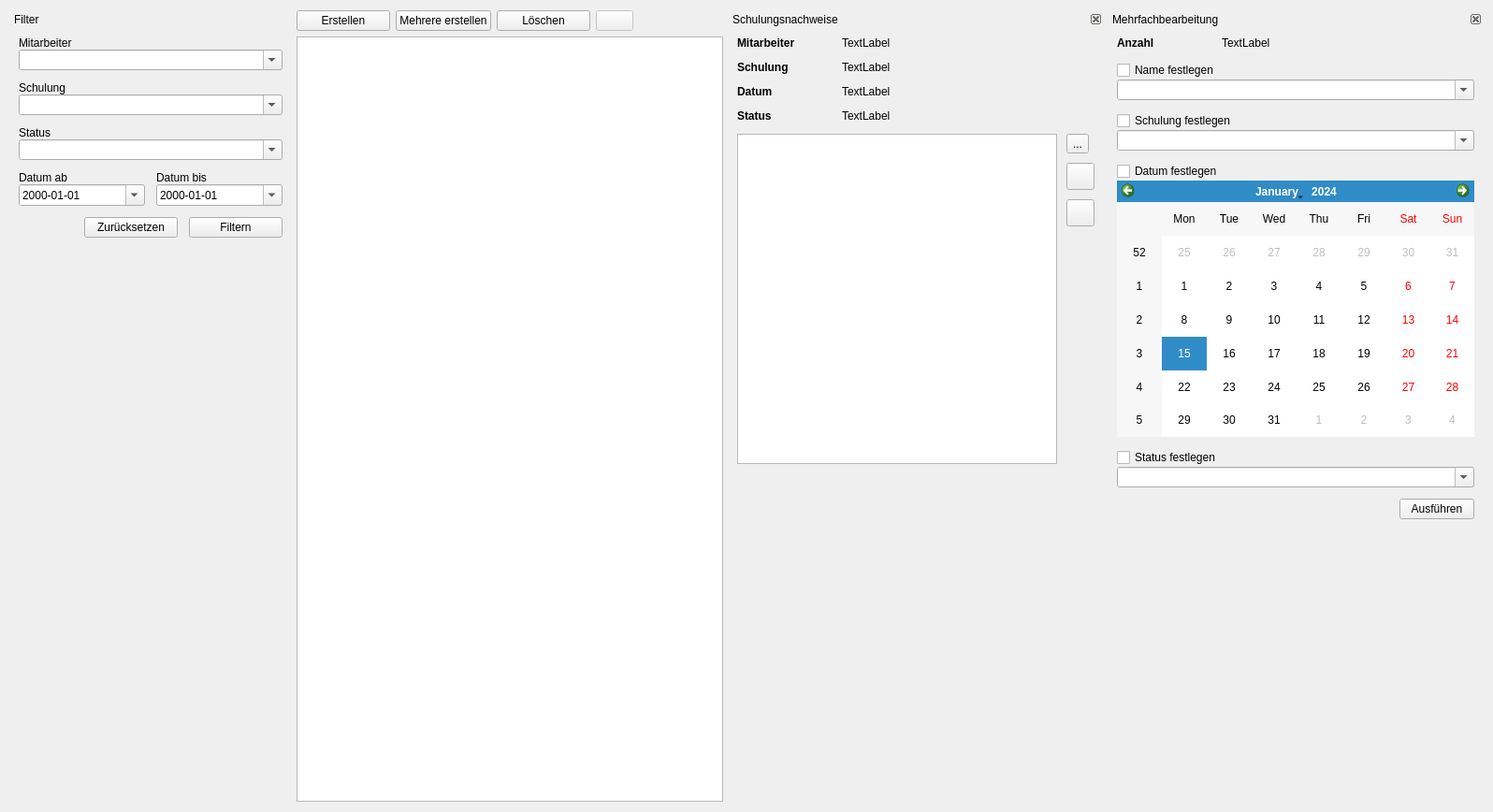
<?xml version="1.0" encoding="UTF-8"?>
<ui version="4.0">
 <class>QMTrainDataWidget</class>
 <widget class="QWidget" name="QMTrainDataWidget">
  <property name="geometry">
   <rect>
    <x>0</x>
    <y>0</y>
    <width>1596</width>
    <height>868</height>
   </rect>
  </property>
  <property name="windowTitle">
   <string>Schulungen</string>
  </property>
  <layout class="QGridLayout" name="gridLayout">
   <item row="0" column="0">
    <widget class="QDockWidget" name="dockWidget">
     <property name="minimumSize">
      <size>
       <width>300</width>
       <height>356</height>
      </size>
     </property>
     <property name="maximumSize">
      <size>
       <width>300</width>
       <height>524287</height>
      </size>
     </property>
     <property name="features">
      <set>QDockWidget::DockWidgetMovable</set>
     </property>
     <property name="allowedAreas">
      <set>Qt::LeftDockWidgetArea</set>
     </property>
     <property name="windowTitle">
      <string>Filter</string>
     </property>
     <widget class="QWidget" name="dockWidgetContents_4">
      <layout class="QVBoxLayout" name="verticalLayout_15">
       <property name="spacing">
        <number>12</number>
       </property>
       <item>
        <layout class="QVBoxLayout" name="verticalLayout_14">
         <property name="spacing">
          <number>0</number>
         </property>
         <item>
          <widget class="QLabel" name="label_2">
           <property name="text">
            <string>Mitarbeiter</string>
           </property>
          </widget>
         </item>
         <item>
          <widget class="QComboBox" name="cbFilterEmployee">
           <property name="sizePolicy">
            <sizepolicy hsizetype="Preferred" vsizetype="Preferred">
             <horstretch>0</horstretch>
             <verstretch>0</verstretch>
            </sizepolicy>
           </property>
           <property name="maximumSize">
            <size>
             <width>300</width>
             <height>16777215</height>
            </size>
           </property>
           <property name="editable">
            <bool>true</bool>
           </property>
           <property name="maxVisibleItems">
            <number>20</number>
           </property>
           <property name="insertPolicy">
            <enum>QComboBox::NoInsert</enum>
           </property>
           <property name="sizeAdjustPolicy">
            <enum>QComboBox::AdjustToContentsOnFirstShow</enum>
           </property>
          </widget>
         </item>
        </layout>
       </item>
       <item>
        <layout class="QVBoxLayout" name="verticalLayout_13">
         <property name="spacing">
          <number>0</number>
         </property>
         <item>
          <widget class="QLabel" name="label_3">
           <property name="text">
            <string>Schulung</string>
           </property>
          </widget>
         </item>
         <item>
          <widget class="QComboBox" name="cbFilterTrain">
           <property name="sizePolicy">
            <sizepolicy hsizetype="Preferred" vsizetype="Preferred">
             <horstretch>0</horstretch>
             <verstretch>0</verstretch>
            </sizepolicy>
           </property>
           <property name="maximumSize">
            <size>
             <width>300</width>
             <height>16777215</height>
            </size>
           </property>
           <property name="editable">
            <bool>true</bool>
           </property>
           <property name="maxVisibleItems">
            <number>20</number>
           </property>
           <property name="insertPolicy">
            <enum>QComboBox::NoInsert</enum>
           </property>
           <property name="sizeAdjustPolicy">
            <enum>QComboBox::AdjustToContentsOnFirstShow</enum>
           </property>
          </widget>
         </item>
        </layout>
       </item>
       <item>
        <layout class="QVBoxLayout" name="verticalLayout_12">
         <property name="spacing">
          <number>0</number>
         </property>
         <item>
          <widget class="QLabel" name="label_4">
           <property name="text">
            <string>Status</string>
           </property>
          </widget>
         </item>
         <item>
          <widget class="QComboBox" name="cbFilterState">
           <property name="sizePolicy">
            <sizepolicy hsizetype="Preferred" vsizetype="Preferred">
             <horstretch>0</horstretch>
             <verstretch>0</verstretch>
            </sizepolicy>
           </property>
           <property name="maximumSize">
            <size>
             <width>300</width>
             <height>16777215</height>
            </size>
           </property>
           <property name="editable">
            <bool>true</bool>
           </property>
           <property name="maxVisibleItems">
            <number>20</number>
           </property>
           <property name="insertPolicy">
            <enum>QComboBox::NoInsert</enum>
           </property>
           <property name="sizeAdjustPolicy">
            <enum>QComboBox::AdjustToContentsOnFirstShow</enum>
           </property>
          </widget>
         </item>
        </layout>
       </item>
       <item>
        <layout class="QHBoxLayout" name="horizontalLayout_10">
         <item>
          <layout class="QVBoxLayout" name="verticalLayout_10">
           <property name="spacing">
            <number>0</number>
           </property>
           <item>
            <widget class="QLabel" name="label_7">
             <property name="text">
              <string>Datum ab</string>
             </property>
            </widget>
           </item>
           <item>
            <widget class="QDateEdit" name="deDateFilterFrom">
             <property name="sizePolicy">
              <sizepolicy hsizetype="Preferred" vsizetype="Preferred">
               <horstretch>0</horstretch>
               <verstretch>0</verstretch>
              </sizepolicy>
             </property>
             <property name="displayFormat">
              <string>yyyy-MM-dd</string>
             </property>
             <property name="calendarPopup">
              <bool>true</bool>
             </property>
            </widget>
           </item>
          </layout>
         </item>
         <item>
          <layout class="QVBoxLayout" name="verticalLayout_11">
           <property name="spacing">
            <number>0</number>
           </property>
           <item>
            <widget class="QLabel" name="label_8">
             <property name="text">
              <string>Datum bis</string>
             </property>
            </widget>
           </item>
           <item>
            <widget class="QDateEdit" name="deDateFilterTo">
             <property name="sizePolicy">
              <sizepolicy hsizetype="Preferred" vsizetype="Preferred">
               <horstretch>0</horstretch>
               <verstretch>0</verstretch>
              </sizepolicy>
             </property>
             <property name="displayFormat">
              <string>yyyy-MM-dd</string>
             </property>
             <property name="calendarPopup">
              <bool>true</bool>
             </property>
            </widget>
           </item>
          </layout>
         </item>
        </layout>
       </item>
       <item>
        <layout class="QHBoxLayout" name="horizontalLayout_9">
         <item>
          <spacer name="horizontalSpacer">
           <property name="orientation">
            <enum>Qt::Horizontal</enum>
           </property>
           <property name="sizeHint" stdset="0">
            <size>
             <width>40</width>
             <height>20</height>
            </size>
           </property>
          </spacer>
         </item>
         <item>
          <widget class="QPushButton" name="tbFilterReset">
           <property name="minimumSize">
            <size>
             <width>100</width>
             <height>0</height>
            </size>
           </property>
           <property name="toolTip">
            <string>Filter zurücksetzen</string>
           </property>
           <property name="text">
            <string>Zurücksetzen</string>
           </property>
           <property name="icon">
            <iconset resource="../rcs/icons.qrc">
             <normaloff>:/icons/icons/edit-reset.svg</normaloff>:/icons/icons/edit-reset.svg</iconset>
           </property>
           <property name="iconSize">
            <size>
             <width>22</width>
             <height>22</height>
            </size>
           </property>
          </widget>
         </item>
         <item>
          <widget class="QPushButton" name="tbFilter">
           <property name="minimumSize">
            <size>
             <width>100</width>
             <height>0</height>
            </size>
           </property>
           <property name="toolTip">
            <string>Daten filtern</string>
           </property>
           <property name="text">
            <string>Filtern</string>
           </property>
           <property name="icon">
            <iconset resource="../rcs/icons.qrc">
             <normaloff>:/icons/icons/view-filter.svg</normaloff>:/icons/icons/view-filter.svg</iconset>
           </property>
           <property name="iconSize">
            <size>
             <width>22</width>
             <height>22</height>
            </size>
           </property>
          </widget>
         </item>
        </layout>
       </item>
       <item>
        <spacer name="verticalSpacer_5">
         <property name="orientation">
          <enum>Qt::Vertical</enum>
         </property>
         <property name="sizeHint" stdset="0">
          <size>
           <width>20</width>
           <height>40</height>
          </size>
         </property>
        </spacer>
       </item>
      </layout>
     </widget>
    </widget>
   </item>
   <item row="0" column="1">
    <layout class="QVBoxLayout" name="verticalLayout_3">
     <property name="rightMargin">
      <number>0</number>
     </property>
     <item>
      <layout class="QHBoxLayout" name="horizontalLayout">
       <item>
        <widget class="QPushButton" name="pbAddSingle">
         <property name="minimumSize">
          <size>
           <width>100</width>
           <height>0</height>
          </size>
         </property>
         <property name="toolTip">
          <string>Neuen Eintrag hinzufügen</string>
         </property>
         <property name="text">
          <string>Erstellen</string>
         </property>
         <property name="icon">
          <iconset resource="../rcs/icons.qrc">
           <normaloff>:/icons/icons/list-add.svg</normaloff>:/icons/icons/list-add.svg</iconset>
         </property>
         <property name="iconSize">
          <size>
           <width>22</width>
           <height>22</height>
          </size>
         </property>
        </widget>
       </item>
       <item>
        <widget class="QPushButton" name="pbAddMultiple">
         <property name="minimumSize">
          <size>
           <width>100</width>
           <height>0</height>
          </size>
         </property>
         <property name="text">
          <string>Mehrere erstellen</string>
         </property>
         <property name="icon">
          <iconset resource="../rcs/icons.qrc">
           <normaloff>:/icons/icons/view-list-details.svg</normaloff>:/icons/icons/view-list-details.svg</iconset>
         </property>
         <property name="iconSize">
          <size>
           <width>22</width>
           <height>22</height>
          </size>
         </property>
        </widget>
       </item>
       <item>
        <widget class="QPushButton" name="pbDeleteSelected">
         <property name="minimumSize">
          <size>
           <width>100</width>
           <height>0</height>
          </size>
         </property>
         <property name="toolTip">
          <string>Ausgewählt Einträge löschen</string>
         </property>
         <property name="text">
          <string>Löschen</string>
         </property>
         <property name="icon">
          <iconset resource="../rcs/icons.qrc">
           <normaloff>:/icons/icons/list-remove.svg</normaloff>:/icons/icons/list-remove.svg</iconset>
         </property>
         <property name="iconSize">
          <size>
           <width>22</width>
           <height>22</height>
          </size>
         </property>
        </widget>
       </item>
       <item>
        <widget class="QPushButton" name="tbImportCsv">
         <property name="enabled">
          <bool>false</bool>
         </property>
         <property name="toolTip">
          <string>Import von Daten aus einer CSV-Datei</string>
         </property>
         <property name="text">
          <string/>
         </property>
         <property name="icon">
          <iconset resource="../rcs/icons.qrc">
           <normaloff>:/icons/icons/text-csv.svg</normaloff>:/icons/icons/text-csv.svg</iconset>
         </property>
         <property name="iconSize">
          <size>
           <width>22</width>
           <height>22</height>
          </size>
         </property>
        </widget>
       </item>
       <item>
        <spacer name="horizontalSpacer_3">
         <property name="orientation">
          <enum>Qt::Horizontal</enum>
         </property>
         <property name="sizeHint" stdset="0">
          <size>
           <width>40</width>
           <height>20</height>
          </size>
         </property>
        </spacer>
       </item>
      </layout>
     </item>
     <item>
      <widget class="QTableView" name="tvTrainData">
       <property name="selectionMode">
        <enum>QAbstractItemView::ExtendedSelection</enum>
       </property>
       <property name="selectionBehavior">
        <enum>QAbstractItemView::SelectRows</enum>
       </property>
       <property name="sortingEnabled">
        <bool>true</bool>
       </property>
       <attribute name="horizontalHeaderDefaultSectionSize">
        <number>200</number>
       </attribute>
       <attribute name="horizontalHeaderShowSortIndicator" stdset="0">
        <bool>true</bool>
       </attribute>
      </widget>
     </item>
    </layout>
   </item>
   <item row="0" column="2">
    <widget class="QDockWidget" name="dwTrainDataCertificates">
     <property name="sizePolicy">
      <sizepolicy hsizetype="Preferred" vsizetype="Preferred">
       <horstretch>0</horstretch>
       <verstretch>0</verstretch>
      </sizepolicy>
     </property>
     <property name="minimumSize">
      <size>
       <width>400</width>
       <height>400</height>
      </size>
     </property>
     <property name="maximumSize">
      <size>
       <width>400</width>
       <height>524287</height>
      </size>
     </property>
     <property name="features">
      <set>QDockWidget::DockWidgetClosable</set>
     </property>
     <property name="allowedAreas">
      <set>Qt::RightDockWidgetArea</set>
     </property>
     <property name="windowTitle">
      <string>Schulungsnachweise</string>
     </property>
     <widget class="QWidget" name="dockWidgetContents">
      <layout class="QVBoxLayout" name="verticalLayout_4">
       <property name="spacing">
        <number>12</number>
       </property>
       <item>
        <layout class="QHBoxLayout" name="horizontalLayout_2">
         <item>
          <widget class="QLabel" name="label">
           <property name="maximumSize">
            <size>
             <width>100</width>
             <height>16777215</height>
            </size>
           </property>
           <property name="font">
            <font>
             <weight>75</weight>
             <bold>true</bold>
            </font>
           </property>
           <property name="text">
            <string>Mitarbeiter</string>
           </property>
          </widget>
         </item>
         <item>
          <widget class="QLabel" name="laEmployeeName">
           <property name="text">
            <string>TextLabel</string>
           </property>
          </widget>
         </item>
        </layout>
       </item>
       <item>
        <layout class="QHBoxLayout" name="horizontalLayout_4">
         <item>
          <widget class="QLabel" name="label_5">
           <property name="maximumSize">
            <size>
             <width>100</width>
             <height>16777215</height>
            </size>
           </property>
           <property name="font">
            <font>
             <weight>75</weight>
             <bold>true</bold>
            </font>
           </property>
           <property name="text">
            <string>Schulung</string>
           </property>
          </widget>
         </item>
         <item>
          <widget class="QLabel" name="laTraining">
           <property name="text">
            <string>TextLabel</string>
           </property>
          </widget>
         </item>
        </layout>
       </item>
       <item>
        <layout class="QHBoxLayout" name="horizontalLayout_5">
         <item>
          <widget class="QLabel" name="label_10">
           <property name="maximumSize">
            <size>
             <width>100</width>
             <height>16777215</height>
            </size>
           </property>
           <property name="font">
            <font>
             <weight>75</weight>
             <bold>true</bold>
            </font>
           </property>
           <property name="text">
            <string>Datum</string>
           </property>
          </widget>
         </item>
         <item>
          <widget class="QLabel" name="laDate">
           <property name="text">
            <string>TextLabel</string>
           </property>
          </widget>
         </item>
        </layout>
       </item>
       <item>
        <layout class="QHBoxLayout" name="horizontalLayout_6">
         <item>
          <widget class="QLabel" name="label_12">
           <property name="maximumSize">
            <size>
             <width>100</width>
             <height>16777215</height>
            </size>
           </property>
           <property name="font">
            <font>
             <weight>75</weight>
             <bold>true</bold>
            </font>
           </property>
           <property name="text">
            <string>Status</string>
           </property>
          </widget>
         </item>
         <item>
          <widget class="QLabel" name="laState">
           <property name="text">
            <string>TextLabel</string>
           </property>
          </widget>
         </item>
        </layout>
       </item>
       <item>
        <layout class="QHBoxLayout" name="horizontalLayout_3">
         <property name="spacing">
          <number>10</number>
         </property>
         <item>
          <widget class="QTableView" name="tvCertificates">
           <property name="sizePolicy">
            <sizepolicy hsizetype="Expanding" vsizetype="Minimum">
             <horstretch>0</horstretch>
             <verstretch>0</verstretch>
            </sizepolicy>
           </property>
           <property name="minimumSize">
            <size>
             <width>0</width>
             <height>200</height>
            </size>
           </property>
           <property name="editTriggers">
            <set>QAbstractItemView::NoEditTriggers</set>
           </property>
           <property name="selectionMode">
            <enum>QAbstractItemView::SingleSelection</enum>
           </property>
           <property name="selectionBehavior">
            <enum>QAbstractItemView::SelectRows</enum>
           </property>
           <property name="showGrid">
            <bool>false</bool>
           </property>
           <property name="gridStyle">
            <enum>Qt::NoPen</enum>
           </property>
           <attribute name="horizontalHeaderVisible">
            <bool>false</bool>
           </attribute>
           <attribute name="horizontalHeaderDefaultSectionSize">
            <number>300</number>
           </attribute>
           <attribute name="horizontalHeaderStretchLastSection">
            <bool>true</bool>
           </attribute>
           <attribute name="verticalHeaderVisible">
            <bool>true</bool>
           </attribute>
          </widget>
         </item>
         <item>
          <layout class="QVBoxLayout" name="verticalLayout_2">
           <item>
            <widget class="QToolButton" name="tbAddCertificate">
             <property name="text">
              <string>...</string>
             </property>
             <property name="icon">
              <iconset resource="../rcs/icons.qrc">
               <normaloff>:/icons/icons/list-add.svg</normaloff>:/icons/icons/list-add.svg</iconset>
             </property>
             <property name="iconSize">
              <size>
               <width>22</width>
               <height>22</height>
              </size>
             </property>
            </widget>
           </item>
           <item>
            <widget class="QToolButton" name="tbRemoveCertificate">
             <property name="text">
              <string/>
             </property>
             <property name="icon">
              <iconset resource="../rcs/icons.qrc">
               <normaloff>:/icons/icons/list-remove.svg</normaloff>:/icons/icons/list-remove.svg</iconset>
             </property>
             <property name="iconSize">
              <size>
               <width>22</width>
               <height>22</height>
              </size>
             </property>
            </widget>
           </item>
           <item>
            <widget class="QToolButton" name="tbShowCert">
             <property name="toolTip">
              <string>Im Nachweisdialog suchen</string>
             </property>
             <property name="text">
              <string/>
             </property>
             <property name="icon">
              <iconset resource="../rcs/icons.qrc">
               <normaloff>:/icons/icons/document-preview-archive.svg</normaloff>:/icons/icons/document-preview-archive.svg</iconset>
             </property>
             <property name="iconSize">
              <size>
               <width>22</width>
               <height>22</height>
              </size>
             </property>
            </widget>
           </item>
           <item>
            <spacer name="verticalSpacer_2">
             <property name="orientation">
              <enum>Qt::Vertical</enum>
             </property>
             <property name="sizeType">
              <enum>QSizePolicy::MinimumExpanding</enum>
             </property>
             <property name="sizeHint" stdset="0">
              <size>
               <width>20</width>
               <height>40</height>
              </size>
             </property>
            </spacer>
           </item>
          </layout>
         </item>
        </layout>
       </item>
       <item>
        <spacer name="verticalSpacer_3">
         <property name="orientation">
          <enum>Qt::Vertical</enum>
         </property>
         <property name="sizeHint" stdset="0">
          <size>
           <width>20</width>
           <height>40</height>
          </size>
         </property>
        </spacer>
       </item>
      </layout>
     </widget>
    </widget>
   </item>
   <item row="0" column="3">
    <widget class="QDockWidget" name="dwMultiEdit">
     <property name="minimumSize">
      <size>
       <width>400</width>
       <height>606</height>
      </size>
     </property>
     <property name="maximumSize">
      <size>
       <width>400</width>
       <height>524287</height>
      </size>
     </property>
     <property name="features">
      <set>QDockWidget::DockWidgetClosable|QDockWidget::DockWidgetMovable</set>
     </property>
     <property name="allowedAreas">
      <set>Qt::RightDockWidgetArea</set>
     </property>
     <property name="windowTitle">
      <string>Mehrfachbearbeitung</string>
     </property>
     <widget class="QWidget" name="dockWidgetContents_3">
      <layout class="QVBoxLayout" name="verticalLayout_9">
       <property name="spacing">
        <number>12</number>
       </property>
       <item>
        <layout class="QHBoxLayout" name="horizontalLayout_7">
         <item>
          <widget class="QLabel" name="label_6">
           <property name="maximumSize">
            <size>
             <width>100</width>
             <height>16777215</height>
            </size>
           </property>
           <property name="font">
            <font>
             <weight>75</weight>
             <bold>true</bold>
            </font>
           </property>
           <property name="text">
            <string>Anzahl</string>
           </property>
          </widget>
         </item>
         <item>
          <widget class="QLabel" name="laSelCount">
           <property name="text">
            <string>TextLabel</string>
           </property>
          </widget>
         </item>
        </layout>
       </item>
       <item>
        <layout class="QVBoxLayout" name="verticalLayout_5">
         <property name="spacing">
          <number>0</number>
         </property>
         <item>
          <widget class="QCheckBox" name="cbSetName">
           <property name="text">
            <string>Name festlegen</string>
           </property>
          </widget>
         </item>
         <item>
          <widget class="QComboBox" name="cbName">
           <property name="editable">
            <bool>true</bool>
           </property>
           <property name="maxVisibleItems">
            <number>20</number>
           </property>
           <property name="insertPolicy">
            <enum>QComboBox::NoInsert</enum>
           </property>
           <property name="minimumContentsLength">
            <number>0</number>
           </property>
          </widget>
         </item>
        </layout>
       </item>
       <item>
        <layout class="QVBoxLayout" name="verticalLayout_6">
         <property name="spacing">
          <number>0</number>
         </property>
         <item>
          <widget class="QCheckBox" name="cbSetTrain">
           <property name="text">
            <string>Schulung festlegen</string>
           </property>
          </widget>
         </item>
         <item>
          <widget class="QComboBox" name="cbTrain">
           <property name="editable">
            <bool>true</bool>
           </property>
           <property name="maxVisibleItems">
            <number>20</number>
           </property>
           <property name="insertPolicy">
            <enum>QComboBox::NoInsert</enum>
           </property>
          </widget>
         </item>
        </layout>
       </item>
       <item>
        <layout class="QVBoxLayout" name="verticalLayout_7">
         <property name="spacing">
          <number>0</number>
         </property>
         <item>
          <widget class="QCheckBox" name="cbSetDate">
           <property name="text">
            <string>Datum festlegen</string>
           </property>
          </widget>
         </item>
         <item>
          <widget class="QCalendarWidget" name="cwTrainDate">
           <property name="sizePolicy">
            <sizepolicy hsizetype="Minimum" vsizetype="Minimum">
             <horstretch>0</horstretch>
             <verstretch>0</verstretch>
            </sizepolicy>
           </property>
          </widget>
         </item>
        </layout>
       </item>
       <item>
        <layout class="QVBoxLayout" name="verticalLayout_8">
         <property name="spacing">
          <number>0</number>
         </property>
         <item>
          <widget class="QCheckBox" name="cbSetState">
           <property name="text">
            <string>Status festlegen</string>
           </property>
          </widget>
         </item>
         <item>
          <widget class="QComboBox" name="cbTrainState">
           <property name="editable">
            <bool>true</bool>
           </property>
           <property name="maxVisibleItems">
            <number>20</number>
           </property>
           <property name="insertPolicy">
            <enum>QComboBox::NoInsert</enum>
           </property>
           <property name="minimumContentsLength">
            <number>0</number>
           </property>
          </widget>
         </item>
        </layout>
       </item>
       <item>
        <layout class="QHBoxLayout" name="horizontalLayout_8">
         <item>
          <spacer name="horizontalSpacer_2">
           <property name="orientation">
            <enum>Qt::Horizontal</enum>
           </property>
           <property name="sizeHint" stdset="0">
            <size>
             <width>40</width>
             <height>20</height>
            </size>
           </property>
          </spacer>
         </item>
         <item>
          <widget class="QPushButton" name="pbExecMultiEdit">
           <property name="text">
            <string>Ausführen</string>
           </property>
          </widget>
         </item>
        </layout>
       </item>
       <item>
        <spacer name="verticalSpacer_4">
         <property name="orientation">
          <enum>Qt::Vertical</enum>
         </property>
         <property name="sizeHint" stdset="0">
          <size>
           <width>10</width>
           <height>10</height>
          </size>
         </property>
        </spacer>
       </item>
      </layout>
     </widget>
    </widget>
   </item>
  </layout>
 </widget>
 <resources>
  <include location="../rcs/icons.qrc"/>
 </resources>
 <connections>
  <connection>
   <sender>tbAddCertificate</sender>
   <signal>clicked()</signal>
   <receiver>QMTrainDataWidget</receiver>
   <slot>addCertificate()</slot>
   <hints>
    <hint type="sourcelabel">
     <x>880</x>
     <y>135</y>
    </hint>
    <hint type="destinationlabel">
     <x>461</x>
     <y>415</y>
    </hint>
   </hints>
  </connection>
  <connection>
   <sender>tbRemoveCertificate</sender>
   <signal>clicked()</signal>
   <receiver>QMTrainDataWidget</receiver>
   <slot>removeCertificate()</slot>
   <hints>
    <hint type="sourcelabel">
     <x>880</x>
     <y>175</y>
    </hint>
    <hint type="destinationlabel">
     <x>461</x>
     <y>415</y>
    </hint>
   </hints>
  </connection>
  <connection>
   <sender>tbShowCert</sender>
   <signal>clicked()</signal>
   <receiver>QMTrainDataWidget</receiver>
   <slot>showCert()</slot>
   <hints>
    <hint type="sourcelabel">
     <x>880</x>
     <y>215</y>
    </hint>
    <hint type="destinationlabel">
     <x>461</x>
     <y>415</y>
    </hint>
   </hints>
  </connection>
  <connection>
   <sender>tbFilterReset</sender>
   <signal>clicked()</signal>
   <receiver>QMTrainDataWidget</receiver>
   <slot>resetFilter()</slot>
   <hints>
    <hint type="sourcelabel">
     <x>741</x>
     <y>48</y>
    </hint>
    <hint type="destinationlabel">
     <x>461</x>
     <y>415</y>
    </hint>
   </hints>
  </connection>
  <connection>
   <sender>tbFilter</sender>
   <signal>clicked()</signal>
   <receiver>QMTrainDataWidget</receiver>
   <slot>updateFilter()</slot>
   <hints>
    <hint type="sourcelabel">
     <x>865</x>
     <y>48</y>
    </hint>
    <hint type="destinationlabel">
     <x>461</x>
     <y>415</y>
    </hint>
   </hints>
  </connection>
  <connection>
   <sender>pbExecMultiEdit</sender>
   <signal>clicked()</signal>
   <receiver>QMTrainDataWidget</receiver>
   <slot>executeMultiEdit()</slot>
   <hints>
    <hint type="sourcelabel">
     <x>993</x>
     <y>630</y>
    </hint>
    <hint type="destinationlabel">
     <x>525</x>
     <y>433</y>
    </hint>
   </hints>
  </connection>
  <connection>
   <sender>cbSetDate</sender>
   <signal>stateChanged(int)</signal>
   <receiver>QMTrainDataWidget</receiver>
   <slot>updateMultiEditEnabledState()</slot>
   <hints>
    <hint type="sourcelabel">
     <x>844</x>
     <y>286</y>
    </hint>
    <hint type="destinationlabel">
     <x>525</x>
     <y>433</y>
    </hint>
   </hints>
  </connection>
  <connection>
   <sender>cbSetName</sender>
   <signal>stateChanged(int)</signal>
   <receiver>QMTrainDataWidget</receiver>
   <slot>updateMultiEditEnabledState()</slot>
   <hints>
    <hint type="sourcelabel">
     <x>844</x>
     <y>150</y>
    </hint>
    <hint type="destinationlabel">
     <x>525</x>
     <y>433</y>
    </hint>
   </hints>
  </connection>
  <connection>
   <sender>cbSetState</sender>
   <signal>stateChanged(int)</signal>
   <receiver>QMTrainDataWidget</receiver>
   <slot>updateMultiEditEnabledState()</slot>
   <hints>
    <hint type="sourcelabel">
     <x>844</x>
     <y>562</y>
    </hint>
    <hint type="destinationlabel">
     <x>525</x>
     <y>433</y>
    </hint>
   </hints>
  </connection>
  <connection>
   <sender>cbSetTrain</sender>
   <signal>stateChanged(int)</signal>
   <receiver>QMTrainDataWidget</receiver>
   <slot>updateMultiEditEnabledState()</slot>
   <hints>
    <hint type="sourcelabel">
     <x>844</x>
     <y>218</y>
    </hint>
    <hint type="destinationlabel">
     <x>525</x>
     <y>433</y>
    </hint>
   </hints>
  </connection>
  <connection>
   <sender>pbAddMultiple</sender>
   <signal>clicked()</signal>
   <receiver>QMTrainDataWidget</receiver>
   <slot>addMultipleEntries()</slot>
   <hints>
    <hint type="sourcelabel">
     <x>495</x>
     <y>26</y>
    </hint>
    <hint type="destinationlabel">
     <x>797</x>
     <y>433</y>
    </hint>
   </hints>
  </connection>
  <connection>
   <sender>pbAddSingle</sender>
   <signal>clicked()</signal>
   <receiver>QMTrainDataWidget</receiver>
   <slot>addSingleEntry()</slot>
   <hints>
    <hint type="sourcelabel">
     <x>363</x>
     <y>26</y>
    </hint>
    <hint type="destinationlabel">
     <x>797</x>
     <y>433</y>
    </hint>
   </hints>
  </connection>
  <connection>
   <sender>pbDeleteSelected</sender>
   <signal>clicked()</signal>
   <receiver>QMTrainDataWidget</receiver>
   <slot>deleteSelected()</slot>
   <hints>
    <hint type="sourcelabel">
     <x>626</x>
     <y>26</y>
    </hint>
    <hint type="destinationlabel">
     <x>797</x>
     <y>433</y>
    </hint>
   </hints>
  </connection>
 </connections>
 <slots>
  <slot>resetFilter()</slot>
  <slot>addSingleEntry()</slot>
  <slot>updateFilter()</slot>
  <slot>deleteSelected()</slot>
  <slot>importCsv()</slot>
  <slot>showTrainDataDetails()</slot>
  <slot>saveChanges()</slot>
  <slot>addCertificate()</slot>
  <slot>removeCertificate()</slot>
  <slot>showCert()</slot>
  <slot>executeMultiEdit()</slot>
  <slot>updateMultiEditEnabledState()</slot>
  <slot>addMultipleEntries()</slot>
 </slots>
</ui>
